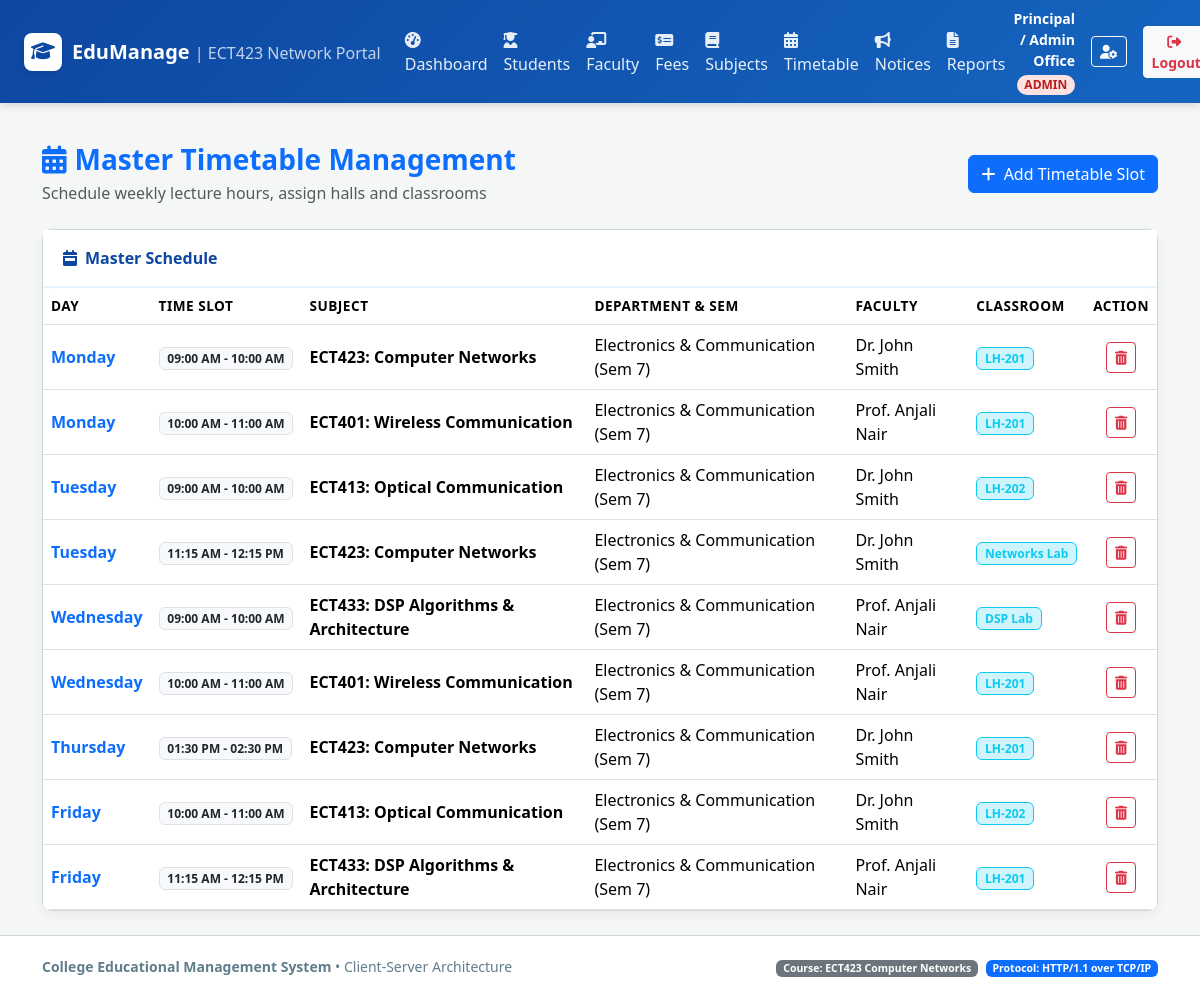
Page /admin/timetable (signed in) on the committed database.
### tables this page shows
CREATE TABLE timetable (
    id INTEGER PRIMARY KEY AUTOINCREMENT,
    subject_id INTEGER NOT NULL,
    faculty_id INTEGER NOT NULL,
    day_of_week TEXT CHECK(day_of_week IN ('Monday', 'Tuesday', 'Wednesday', 'Thursday', 'Friday')) NOT NULL,
    time_slot TEXT NOT NULL, -- e.g. '09:00 AM - 10:00 AM'
    classroom TEXT NOT NULL,
    FOREIGN KEY (subject_id) REFERENCES subjects(id) ON DELETE CASCADE,
    FOREIGN KEY (faculty_id) REFERENCES faculty(id) ON DELETE CASCADE
);

CREATE TABLE subjects (
    id INTEGER PRIMARY KEY AUTOINCREMENT,
    subject_code TEXT UNIQUE NOT NULL,
    subject_name TEXT NOT NULL,
    department TEXT NOT NULL,
    semester INTEGER NOT NULL,
    faculty_id INTEGER,
    FOREIGN KEY (faculty_id) REFERENCES faculty(id) ON DELETE SET NULL
);

CREATE TABLE faculty (
    id INTEGER PRIMARY KEY AUTOINCREMENT,
    employee_id TEXT UNIQUE NOT NULL,
    name TEXT NOT NULL,
    department TEXT NOT NULL,
    designation TEXT NOT NULL,
    user_id INTEGER UNIQUE NOT NULL,
    FOREIGN KEY (user_id) REFERENCES users(id) ON DELETE CASCADE
);

### app.py (the view, shortened to what this page needs)
@app.route('/admin/timetable', methods=['GET', 'POST'])
@role_required('admin')
def admin_timetable():
    timetable_slots = query_db('''
        SELECT t.*, s.subject_code, s.subject_name, s.department, s.semester, f.name as faculty_name
        FROM timetable t
        JOIN subjects s ON t.subject_id = s.id
        JOIN faculty f ON t.faculty_id = f.id
        ORDER BY
            CASE t.day_of_week
                WHEN 'Monday' THEN 1
                WHEN 'Tuesday' THEN 2
                WHEN 'Wednesday' THEN 3
                WHEN 'Thursday' THEN 4
                WHEN 'Friday' THEN 5
            END, t.time_slot
    ''')
    subjects = query_db('SELECT id, subject_code, subject_name, semester FROM subjects ORDER BY subject_code')
    faculty_list = query_db('SELECT id, name FROM faculty ORDER BY name')
    return render_template('admin/timetable.html',
                           timetable_slots=timetable_slots,
                           subjects=subjects,
                           faculty_list=faculty_list)

### app.py (called while the page is built)
def role_required(*allowed_roles):
    def decorator(f):
        @wraps(f)
        def decorated_function(*args, **kwargs):
            if 'user_id' not in session:
                flash('Please log in first.', 'warning')
                return redirect(url_for('login'))
            user_role = session.get('role')
            if user_role not in allowed_roles:
                flash(f'Access denied! Your role ({user_role}) does not have permission for this section.', 'danger')
                return redirect(url_for(f"{user_role}_dashboard"))
            return f(*args, **kwargs)
        return decorated_function
    return decorator

@app.context_processor
def inject_user():
    return {
        'current_user': {
            'id': session.get('user_id'),
            'username': session.get('username'),
            'role': session.get('role'),
            'full_name': session.get('full_name')
        },
        'today_date': date.today().strftime('%Y-%m-%d')
    }

### database.py (called while the page is built)
def get_db():
    try:
        if 'db' not in g:
            g.db = sqlite3.connect(DATABASE)
            g.db.row_factory = sqlite3.Row
            g.db.execute("PRAGMA foreign_keys = ON;")
        return g.db
    except RuntimeError:
        conn = sqlite3.connect(DATABASE)
        conn.row_factory = sqlite3.Row
        conn.execute("PRAGMA foreign_keys = ON;")
        return conn

def query_db(query, args=(), one=False):
    db = get_db()
    cur = db.cursor()
    cur.execute(query, args)
    rv = cur.fetchall()
    cur.close()
    return (rv[0] if rv else None) if one else rv

### templates/admin/timetable.html (shortened to what this page needs)
{% extends "base.html" %}
{% block content %}
<div class="d-flex justify-content-between align-items-center mb-4">
    <div>
        <h3 class="fw-bold text-primary mb-1"><i class="fa-solid fa-calendar-days me-2"></i>Master Timetable Management</h3>
        <p class="text-muted mb-0">Schedule weekly lecture hours, assign halls and classrooms</p>
    </div>
    <button class="btn btn-primary" data-bs-toggle="modal" data-bs-target="#addSlotModal">
        <i class="fa-solid fa-plus me-1"></i> Add Timetable Slot
    </button>
</div>
<div class="card card-custom">
    <div class="card-header-custom">
        <span><i class="fa-solid fa-calendar-week me-2"></i>Master Schedule</span>
    </div>
    <div class="card-body p-0">
        <div class="table-responsive">
            <table class="table table-custom table-hover align-middle mb-0">
                <thead>
                    <tr>
                        <th>Day</th>
                        <th>Time Slot</th>
                        <th>Subject</th>
                        <th>Department & Sem</th>
                        <th>Faculty</th>
                        <th>Classroom</th>
                        <th class="text-center">Action</th>
                    </tr>
                </thead>
                <tbody>
                    {% for slot in timetable_slots %}
                        <tr>
                            <td class="fw-bold text-primary">{{ slot.day_of_week }}</td>
                            <td><span class="badge bg-light text-dark border">{{ slot.time_slot }}</span></td>
                            <td class="fw-bold">{{ slot.subject_code }}: {{ slot.subject_name }}</td>
                            <td>{{ slot.department }} (Sem {{ slot.semester }})</td>
                            <td>{{ slot.faculty_name }}</td>
                            <td><span class="badge bg-info-subtle text-info border border-info">{{ slot.classroom }}</span></td>
                            <td class="text-center">
                                <form method="POST" action="{{ url_for('admin_delete_timetable', slot_id=slot.id) }}" onsubmit="return confirm('Remove this schedule slot?')" style="display:inline;">
                                    <button type="submit" class="btn btn-sm btn-outline-danger" title="Remove Slot">
                                        <i class="fa-solid fa-trash-can"></i>
                                    </button>
                                </form>
                            </td>
                        </tr>
                    {% else %}
                        <tr>
                            <td colspan="7" class="text-center text-muted py-4">No schedule slots configured.</td>
                        </tr>
                    {% endfor %}
                </tbody>
            </table>
        </div>
    </div>
</div>
{% endblock %}

### static/css/style.css (style rules this page uses)
:root { --primary-blue: #0d47a1; --primary-light: #1976d2; --primary-subtle: #e3f2fd; --accent-blue: #0288d1; --bg-light: #f4f7f6; --text-dark: #263238; --text-muted: #607d8b; --border-color: #cfd8dc; --card-shadow: 0 4px 12px rgba(0, 0, 0, 0.05); }
body { background-color: var(--bg-light); color: var(--text-dark); font-family: 'Segoe UI', system-ui, -apple-system, sans-serif; min-height: 100vh; display: flex; flex-direction: column; }
.card-custom { background: #ffffff; border: 1px solid var(--border-color); border-radius: 10px; box-shadow: var(--card-shadow); transition: transform 0.2s ease, box-shadow 0.2s ease; }
.card-header-custom { background-color: #ffffff; border-bottom: 2px solid var(--primary-subtle); padding: 1rem 1.25rem; font-weight: 600; color: var(--primary-blue); display: flex; align-items: center; justify-content: space-between; }
.table-custom { background: #ffffff; border-radius: 8px; overflow: hidden; }
.table-custom thead { background-color: #f1f5f9; color: var(--primary-blue); font-size: 0.85rem; text-transform: uppercase; letter-spacing: 0.5px; }

### rows in the picture
timetable: day_of_week "Monday", time_slot "09:00 AM - 10:00 AM", subject_code "ECT423", subject_name "Computer Networks", department "Electronics & Communication", semester "7", faculty_name "Dr. John Smith", classroom "LH-201"
timetable: day_of_week "Monday", time_slot "10:00 AM - 11:00 AM", subject_code "ECT401", subject_name "Wireless Communication", department "Electronics & Communication", semester "7", faculty_name "Prof. Anjali Nair", classroom "LH-201"
timetable: day_of_week "Tuesday", time_slot "09:00 AM - 10:00 AM", subject_code "ECT413", subject_name "Optical Communication", department "Electronics & Communication", semester "7", faculty_name "Dr. John Smith", classroom "LH-202"
timetable: day_of_week "Tuesday", time_slot "11:15 AM - 12:15 PM", subject_code "ECT423", subject_name "Computer Networks", department "Electronics & Communication", semester "7", faculty_name "Dr. John Smith", classroom "Networks Lab"
timetable: day_of_week "Wednesday", time_slot "09:00 AM - 10:00 AM", subject_code "ECT433", subject_name "DSP Algorithms & Architecture", department "Electronics & Communication", semester "7", faculty_name "Prof. Anjali Nair", classroom "DSP Lab"
timetable: day_of_week "Wednesday", time_slot "10:00 AM - 11:00 AM", subject_code "ECT401", subject_name "Wireless Communication", department "Electronics & Communication", semester "7", faculty_name "Prof. Anjali Nair", classroom "LH-201"
timetable: day_of_week "Thursday", time_slot "01:30 PM - 02:30 PM", subject_code "ECT423", subject_name "Computer Networks", department "Electronics & Communication", semester "7", faculty_name "Dr. John Smith", classroom "LH-201"
timetable: day_of_week "Friday", time_slot "10:00 AM - 11:00 AM", subject_code "ECT413", subject_name "Optical Communication", department "Electronics & Communication", semester "7", faculty_name "Dr. John Smith", classroom "LH-202"
timetable: day_of_week "Friday", time_slot "11:15 AM - 12:15 PM", subject_code "ECT433", subject_name "DSP Algorithms & Architecture", department "Electronics & Communication", semester "7", faculty_name "Prof. Anjali Nair", classroom "LH-201"

### other values in the picture
{{ current_user.full_name }} "Principal / Admin Office"
{{ current_user.role }} "ADMIN"
